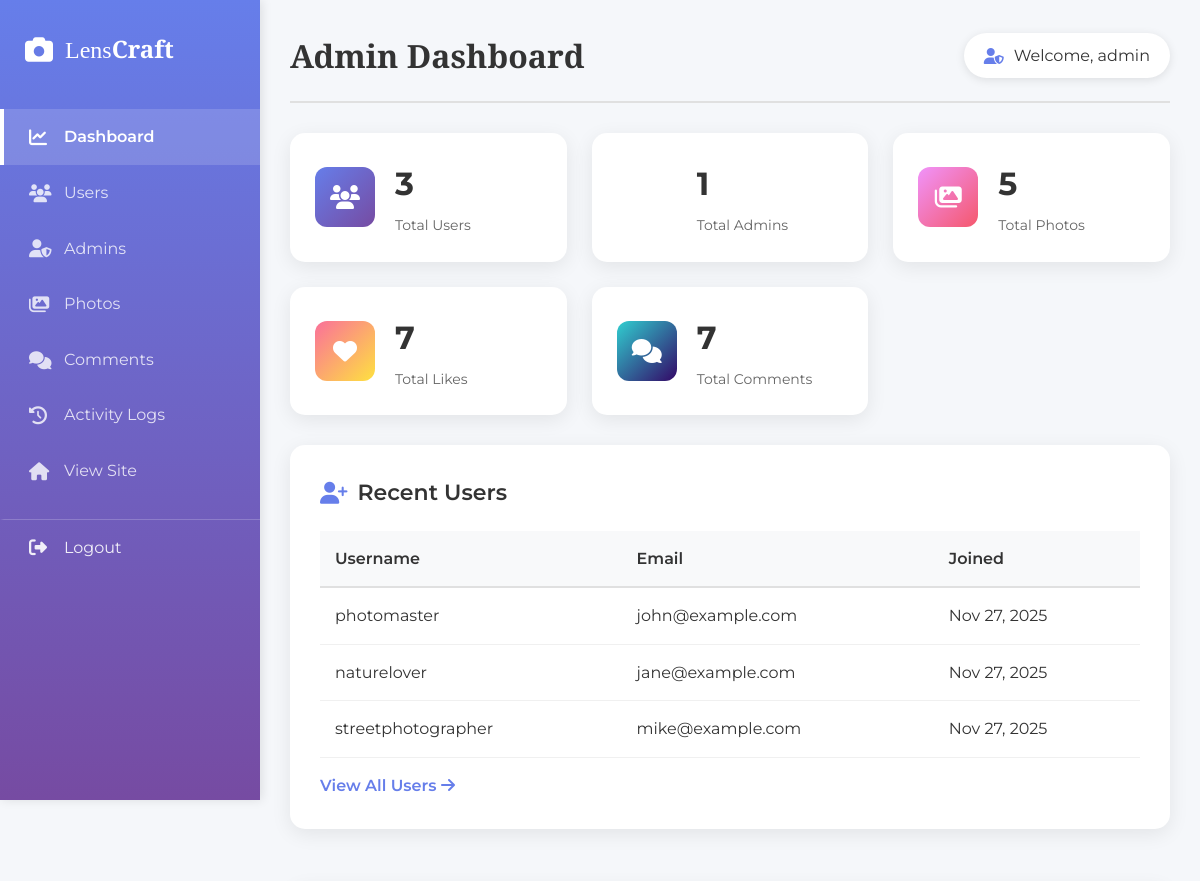
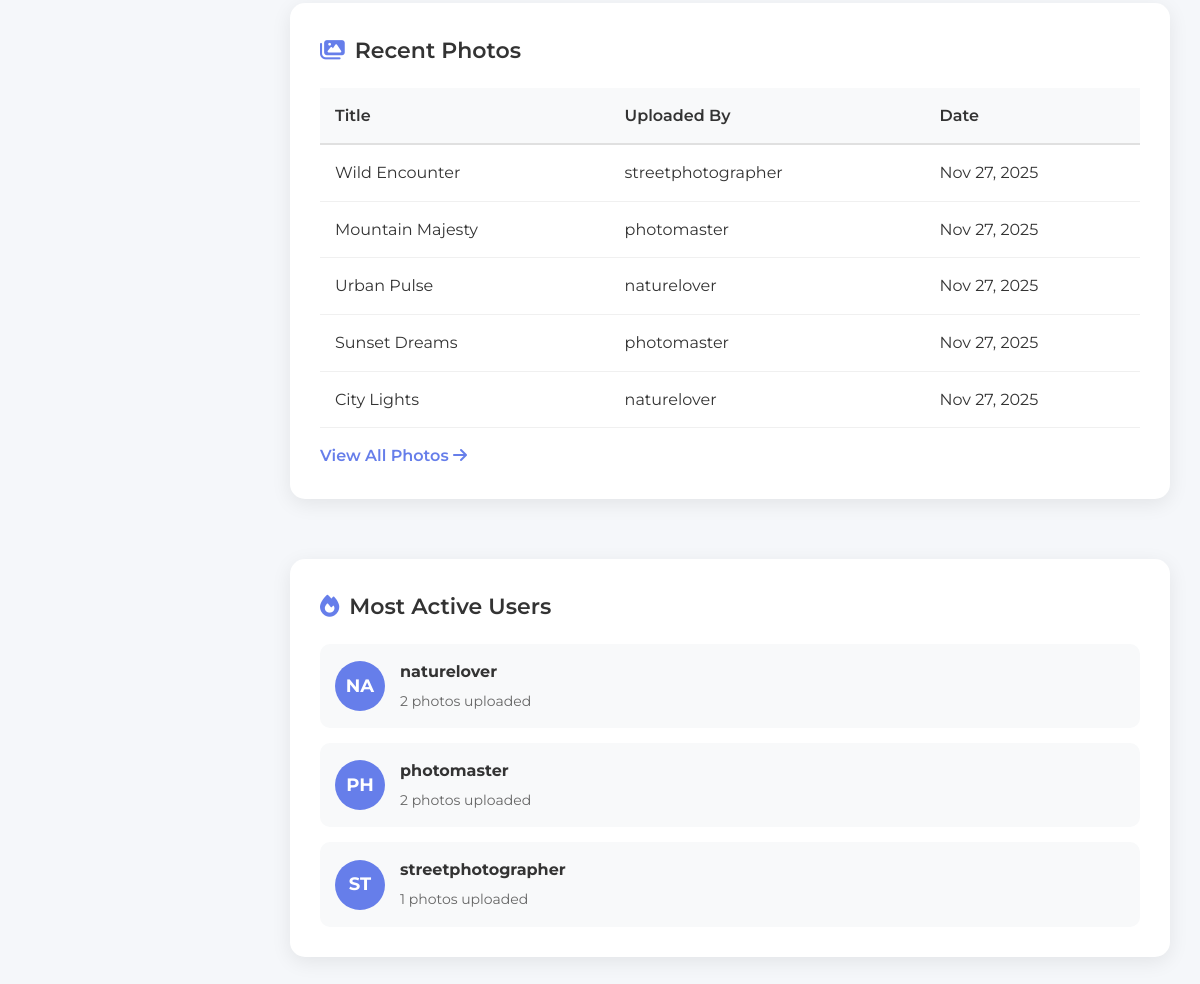
The page /admin/admin_dashboard.php (signed in) on the database its author committed (2 pictures, top to bottom).
### tables this page shows
CREATE TABLE `users` (
  `id` int(11) NOT NULL,
  `username` varchar(50) NOT NULL,
  `email` varchar(100) NOT NULL,
  `password` varchar(255) NOT NULL,
  `is_admin` tinyint(1) DEFAULT 0,
  `created_at` datetime DEFAULT current_timestamp()
);

CREATE TABLE `photos` (
  `id` int(11) NOT NULL,
  `user_id` int(11) NOT NULL,
  `title` varchar(100) NOT NULL,
  `description` text DEFAULT NULL,
  `image_path` varchar(255) NOT NULL,
  `uploaded_at` datetime DEFAULT current_timestamp()
);

### admin/admin_dashboard.php (the view, shortened to what this page needs)
<?php
try {
    $pdo = getDBConnection();
    $stmt = $pdo->query("SELECT COUNT(*) as total FROM users");
    $total_users = $stmt->fetch(PDO::FETCH_ASSOC)['total'];
    $stmt = $pdo->query("SELECT COUNT(*) as total FROM admins");
    $total_admins = $stmt->fetch(PDO::FETCH_ASSOC)['total'];
    $stmt = $pdo->query("SELECT COUNT(*) as total FROM photos");
    $total_photos = $stmt->fetch(PDO::FETCH_ASSOC)['total'];
    $stmt = $pdo->query("SELECT COUNT(*) as total FROM likes");
    $total_likes = $stmt->fetch(PDO::FETCH_ASSOC)['total'];
    $stmt = $pdo->query("SELECT COUNT(*) as total FROM comments");
    $total_comments = $stmt->fetch(PDO::FETCH_ASSOC)['total'];
    $stmt = $pdo->query("SELECT id, username, email, created_at FROM users ORDER BY created_at DESC LIMIT 5");
    $recent_users = $stmt->fetchAll(PDO::FETCH_ASSOC);
    $stmt = $pdo->query("
        SELECT p.id, p.title, p.uploaded_at, u.username
        FROM photos p
        JOIN users u ON p.user_id = u.id
        ORDER BY p.uploaded_at DESC
        LIMIT 5
    ");
    $recent_photos = $stmt->fetchAll(PDO::FETCH_ASSOC);
    $stmt = $pdo->query("
        SELECT u.username, COUNT(p.id) as photo_count
        FROM users u
        LEFT JOIN photos p ON u.id = p.user_id
        GROUP BY u.id
        ORDER BY photo_count DESC
        LIMIT 5
    ");
    $active_users = $stmt->fetchAll(PDO::FETCH_ASSOC);
} catch(PDOException $e) {
    error_log("Admin dashboard error: " . $e->getMessage());
    $error = "Failed to load dashboard data.";
}
?>
<!DOCTYPE html>
<html lang="en">
<head>
    <link rel="stylesheet" href="https://cdnjs.cloudflare.com/ajax/libs/font-awesome/6.4.0/css/all.min.css">
    <link rel="stylesheet" href="../assets/css/admin.css">
</head>
<body>
    <div class="sidebar">
        <div class="logo">
            <i class="fas fa-camera"></i>
            <span>Lens<strong>Craft</strong></span>
        </div>
        <nav class="sidebar-nav">
            <a href="admin_dashboard.php" class="nav-item active">
                <i class="fas fa-chart-line"></i>
                <span>Dashboard</span>
            </a>
            <a href="admin_users.php" class="nav-item">
                <i class="fas fa-users"></i>
                <span>Users</span>
            </a>
            <a href="admin_admins.php" class="nav-item">
                <i class="fas fa-user-shield"></i>
                <span>Admins</span>
            </a>
            <a href="admin_photos.php" class="nav-item">
                <i class="fas fa-images"></i>
                <span>Photos</span>
            </a>
            <a href="admin_comments.php" class="nav-item">
                <i class="fas fa-comments"></i>
                <span>Comments</span>
            </a>
            <a href="admin_logs.php" class="nav-item">
                <i class="fas fa-history"></i>
                <span>Activity Logs</span>
            </a>
            <a href="../home.php" class="nav-item">
                <i class="fas fa-home"></i>
                <span>View Site</span>
            </a>
            <a href="admin_logout.php" class="nav-item logout">
                <i class="fas fa-sign-out-alt"></i>
                <span>Logout</span>
            </a>
        </nav>
    </div>
    <div class="main-content">
        <header class="top-bar">
            <h1>Admin Dashboard</h1>
            <div class="admin-info">
                <i class="fas fa-user-shield"></i>
                <span>Welcome, <?php echo htmlspecialchars($_SESSION['admin_username']); ?></span>
            </div>
        </header>
        <div class="stats-grid">
            <div class="stat-card">
                <div class="stat-icon users">
                    <i class="fas fa-users"></i>
                </div>
                <div class="stat-details">
                    <h3><?php echo $total_users; ?></h3>
                    <p>Total Users</p>
                </div>
            </div>
            <div class="stat-card">
                <div class="stat-icon admins">
                    <i class="fas fa-user-shield"></i>
                </div>
                <div class="stat-details">
                    <h3><?php echo $total_admins; ?></h3>
                    <p>Total Admins</p>
                </div>
            </div>
            <div class="stat-card">
                <div class="stat-icon photos">
                    <i class="fas fa-images"></i>
                </div>
                <div class="stat-details">
                    <h3><?php echo $total_photos; ?></h3>
                    <p>Total Photos</p>
                </div>
            </div>
            <div class="stat-card">
                <div class="stat-icon likes">
                    <i class="fas fa-heart"></i>
                </div>
                <div class="stat-details">
                    <h3><?php echo $total_likes; ?></h3>
                    <p>Total Likes</p>
                </div>
            </div>
            <div class="stat-card">
                <div class="stat-icon comments">
                    <i class="fas fa-comments"></i>
                </div>
                <div class="stat-details">
                    <h3><?php echo $total_comments; ?></h3>
                    <p>Total Comments</p>
                </div>
            </div>
        </div>
        <div class="content-grid">
            <div class="card">
                <h2 class="card-title">
                    <i class="fas fa-user-plus"></i> Recent Users
                </h2>
                <div class="table-container">
                    <table class="data-table">
                        <thead>
                            <tr>
                                <th>Username</th>
                                <th>Email</th>
                                <th>Joined</th>
                            </tr>
                        </thead>
                        <tbody>
                            <?php foreach ($recent_users as $user): ?>
                                <tr>
                                    <td><?php echo htmlspecialchars($user['username']); ?></td>
                                    <td><?php echo htmlspecialchars($user['email']); ?></td>
                                    <td><?php echo date('M d, Y', strtotime($user['created_at'])); ?></td>
                                </tr>
                            <?php endforeach; ?>
                        </tbody>
                    </table>
                </div>
                <a href="admin_users.php" class="view-all">View All Users <i class="fas fa-arrow-right"></i></a>
            </div>
            <div class="card">
                <h2 class="card-title">
                    <i class="fas fa-images"></i> Recent Photos
                </h2>
                <div class="table-container">
                    <table class="data-table">
                        <thead>
                            <tr>
                                <th>Title</th>
                                <th>Uploaded By</th>
                                <th>Date</th>
                            </tr>
                        </thead>
                        <tbody>
                            <?php foreach ($recent_photos as $photo): ?>
                                <tr>
                                    <td><?php echo htmlspecialchars($photo['title']); ?></td>
                                    <td><?php echo htmlspecialchars($photo['username']); ?></td>
                                    <td><?php echo date('M d, Y', strtotime($photo['uploaded_at'])); ?></td>
                                </tr>
                            <?php endforeach; ?>
                        </tbody>
                    </table>
                </div>
                <a href="admin_photos.php" class="view-all">View All Photos <i class="fas fa-arrow-right"></i></a>
            </div>
        </div>
        <div class="card">
            <h2 class="card-title">
                <i class="fas fa-fire"></i> Most Active Users
            </h2>
            <div class="activity-list">
                <?php foreach ($active_users as $user): ?>
                    <div class="activity-item">
                        <div class="activity-avatar">
                            <?php echo strtoupper(substr($user['username'], 0, 2)); ?>
                        </div>
                        <div class="activity-details">
                            <strong><?php echo htmlspecialchars($user['username']); ?></strong>
                            <span><?php echo $user['photo_count']; ?> photos uploaded</span>
                        </div>
                    </div>
                <?php endforeach; ?>
            </div>
        </div>
    </div>
</body>
</html>

### assets/css/admin.css (style rules this page uses)
* { margin: 0; padding: 0; box-sizing: border-box; }
body { font-family: 'Montserrat', sans-serif; background: #f5f7fa; color: #333; line-height: 1.6; }
.sidebar { position: fixed; left: 0; top: 0; width: 260px; height: 100vh; background: linear-gradient(180deg, #667eea 0%, #764ba2 100%); padding: 30px 0; z-index: 1000; box-shadow: 2px 0 10px rgba(0, 0, 0, 0.1); }
.sidebar .logo { display: flex; align-items: center; gap: 12px; padding: 0 25px; margin-bottom: 40px; color: white; font-size: 24px; font-family: 'Playfair Display', serif; }
.sidebar .logo i { font-size: 28px; }
.sidebar .logo strong { font-weight: 700; }
.sidebar-nav { display: flex; flex-direction: column; }
.nav-item { display: flex; align-items: center; gap: 15px; padding: 15px 25px; color: rgba(255, 255, 255, 0.8); text-decoration: none; transition: all 0.3s ease; border-left: 4px solid transparent; }
.nav-item.active { background: rgba(255, 255, 255, 0.15); color: white; border-left-color: white; font-weight: 600; }
.nav-item i { font-size: 18px; width: 20px; }
.nav-item.logout { margin-top: auto; color: rgba(255, 255, 255, 0.9); border-top: 1px solid rgba(255, 255, 255, 0.2); margin-top: 20px; }
.main-content { margin-left: 260px; padding: 30px; min-height: 100vh; }
.top-bar { display: flex; justify-content: space-between; align-items: center; margin-bottom: 30px; padding-bottom: 20px; border-bottom: 2px solid #e0e0e0; }
.top-bar h1 { font-family: 'Playfair Display', serif; font-size: 32px; color: #333; }
.admin-info { display: flex; align-items: center; gap: 10px; padding: 10px 20px; background: white; border-radius: 25px; box-shadow: 0 2px 10px rgba(0, 0, 0, 0.1); }
.admin-info i { color: #667eea; }
.stats-grid { display: grid; grid-template-columns: repeat(auto-fit, minmax(250px, 1fr)); gap: 25px; margin-bottom: 30px; }
.stat-card { background: white; padding: 25px; border-radius: 15px; box-shadow: 0 5px 20px rgba(0, 0, 0, 0.08); display: flex; align-items: center; gap: 20px; transition: transform 0.3s ease; }
.stat-icon { width: 60px; height: 60px; border-radius: 12px; display: flex; align-items: center; justify-content: center; font-size: 24px; color: white; }
.stat-icon.users { background: linear-gradient(135deg, #667eea 0%, #764ba2 100%); }
.stat-icon.photos { background: linear-gradient(135deg, #f093fb 0%, #f5576c 100%); }
.stat-icon.likes { background: linear-gradient(135deg, #fa709a 0%, #fee140 100%); }
.stat-icon.comments { background: linear-gradient(135deg, #30cfd0 0%, #330867 100%); }
.stat-details h3 { font-size: 32px; font-weight: 700; color: #333; margin-bottom: 5px; }
.stat-details p { color: #666; font-size: 14px; }
.content-grid { display: grid; grid-template-columns: repeat(auto-fit, minmax(500px, 1fr)); gap: 25px; margin-bottom: 30px; }
.card { background: white; padding: 30px; border-radius: 15px; box-shadow: 0 5px 20px rgba(0, 0, 0, 0.08); margin-bottom: 30px; }
.card-title { font-size: 22px; font-weight: 600; margin-bottom: 20px; color: #333; display: flex; align-items: center; gap: 10px; }
.card-title i { color: #667eea; }
.table-container { overflow-x: auto; }
.data-table { width: 100%; border-collapse: collapse; }
.data-table thead { background: #f8f9fa; }
.data-table th { padding: 15px; text-align: left; font-weight: 600; color: #333; border-bottom: 2px solid #e0e0e0; }
.data-table td { padding: 15px; border-bottom: 1px solid #f0f0f0; }
.view-all { display: inline-block; margin-top: 15px; color: #667eea; text-decoration: none; font-weight: 600; transition: color 0.3s ease; }
.activity-list { display: flex; flex-direction: column; gap: 15px; }
.activity-item { display: flex; align-items: center; gap: 15px; padding: 15px; background: #f8f9fa; border-radius: 10px; }
.activity-avatar { width: 50px; height: 50px; border-radius: 50%; background: #667eea; display: flex; align-items: center; justify-content: center; color: white; font-weight: 700; font-size: 18px; }
.activity-details strong { display: block; color: #333; margin-bottom: 3px; }
.activity-details span { color: #666; font-size: 14px; }

### rows shown on the page
users: username "photomaster", email "john@example.com", created_at "Nov 27, 2025"
users: username "naturelover", email "jane@example.com", created_at "Nov 27, 2025"
users: username "streetphotographer", email "mike@example.com", created_at "Nov 27, 2025"
photos: title "Wild Encounter", user.username "streetphotographer", uploaded_at "Nov 27, 2025"
photos: title "Mountain Majesty", user.username "photomaster", uploaded_at "Nov 27, 2025"
photos: title "Urban Pulse", user.username "naturelover", uploaded_at "Nov 27, 2025"
photos: title "Sunset Dreams", user.username "photomaster", uploaded_at "Nov 27, 2025"
photos: title "City Lights", user.username "naturelover", uploaded_at "Nov 27, 2025"

### other values the page prints
$_SESSION['admin_username'] "admin"
$total_users "3"
$total_admins "1"
$total_photos "5"
$total_likes "7"
$total_comments "7"
substr($user['username'], 0, 2) "NA"
$user['username'] "naturelover"
$user['photo_count'] "2"
substr($user['username'], 0, 2) "PH"
$user['username'] "photomaster"
substr($user['username'], 0, 2) "ST"
$user['username'] "streetphotographer"
$user['photo_count'] "1"
